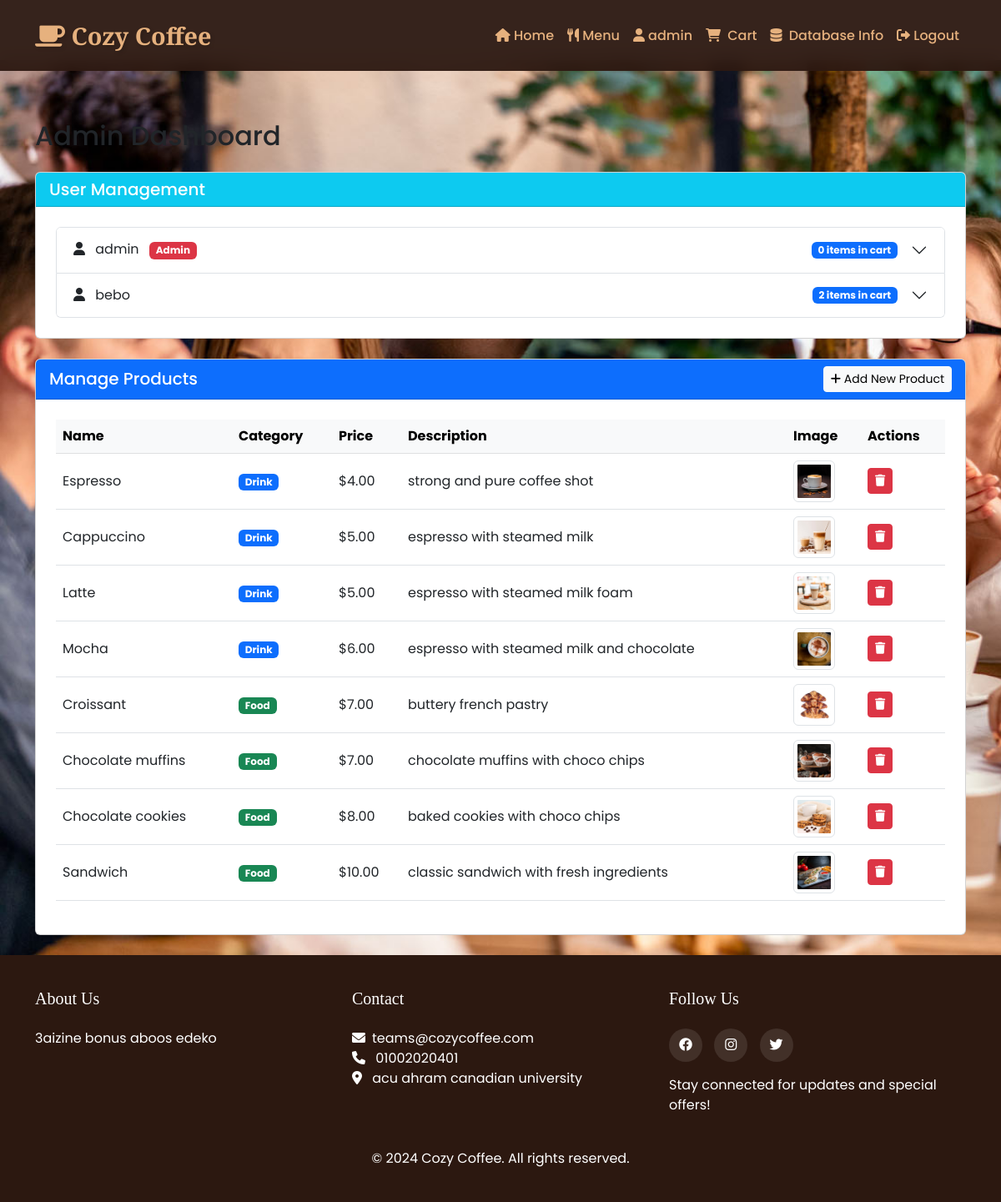
The page /admin (signed in) on the database its author committed.
### app.py (models this page shows, shortened)
class User(UserMixin, db.Model):
    id = db.Column(db.Integer, primary_key=True)
    username = db.Column(db.String(80), unique=True, nullable=False)
    email = db.Column(db.String(120), unique=True, nullable=False)
    password = db.Column(db.String(120))
    is_admin = db.Column(db.Boolean, default=False)
    cart_items = db.relationship('CartItem', backref='user', lazy=True)

class Product(db.Model):
    id = db.Column(db.Integer, primary_key=True)
    name = db.Column(db.String(100), nullable=False)
    price = db.Column(db.Float, nullable=False)
    description = db.Column(db.String(200))
    image_url = db.Column(db.String(200))
    category = db.Column(db.String(50), nullable=False, default='drink')  # 'drink' or 'food'

### app.py (the view)
@app.route('/admin')
@login_required
def admin():
    if not current_user.is_authenticated or not current_user.is_admin:
        abort(403)  # Forbidden
    users = User.query.all()
    products = Product.query.all()
    cart_items = CartItem.query.all()
    return render_template('admin.html',
                         users=users,
                         products=products,
                         cart_items=cart_items)

### app.py (called while the page is built)
@app.before_request
def clear_session():
    if not request.endpoint:
        return
    if not current_user.is_authenticated:
        session.clear()
    session.permanent = False

@login_manager.user_loader
def load_user(user_id):
    return User.query.get(int(user_id))

### templates/admin.html (shortened to what this page needs)
{% extends "base.html" %}
{% block content %}
<div class="container mt-5 pt-4">
    <h2 class="mb-4">Admin Dashboard</h2>
    <div class="card mb-4">
        <div class="card-header bg-info text-white">
            <h3 class="h5 mb-0">User Management</h3>
        </div>
        <div class="card-body">
            <div class="accordion" id="usersAccordion">
                {% for user in users %}
                <div class="accordion-item">
                    <h2 class="accordion-header" id="user-heading-{{ user.id }}">
                        <button class="accordion-button collapsed" type="button"
                                data-bs-toggle="collapse"
                                data-bs-target="#user-collapse-{{ user.id }}">
                            <div class="d-flex justify-content-between align-items-center w-100 me-3">
                                <span>
                                    <i class="fas fa-user me-2"></i>
                                    {{ user.username }}
                                    {% if user.is_admin %}
                                        <span class="badge bg-danger ms-2">Admin</span>
                                    {% endif %}
                                </span>
                                <span class="badge bg-primary">{{ user.cart_items|length }} items in cart</span>
                            </div>
                        </button>
                    </h2>
                </div>
                {% endfor %}
            </div>
        </div>
    </div>
    <div class="card mb-4">
        <div class="card-header bg-primary text-white d-flex justify-content-between align-items-center">
            <h3 class="h5 mb-0">Manage Products</h3>
            <button type="button" class="btn btn-light btn-sm" data-bs-toggle="modal" data-bs-target="#addProductModal">
                <i class="fas fa-plus"></i> Add New Product
            </button>
        </div>
        <div class="card-body">
            <div class="table-responsive">
                <table class="table table-hover">
                    <thead class="table-light">
                        <tr>
                            <th>Name</th>
                            <th>Category</th>
                            <th>Price</th>
                            <th>Description</th>
                            <th>Image</th>
                            <th>Actions</th>
                        </tr>
                    </thead>
                    <tbody>
                        {% for product in products %}
                        <tr>
                            <td class="align-middle">{{ product.name }}</td>
                            <td class="align-middle">
                                <span class="badge bg-{{ 'primary' if product.category == 'drink' else 'success' }}">
                                    {{ product.category|title }}
                                </span>
                            </td>
                            <td class="align-middle">${{ "%.2f"|format(product.price) }}</td>
                            <td class="align-middle">{{ product.description }}</td>
                            <td class="align-middle">
                                <img src="{{ product.image_url }}" alt="{{ product.name }}"
                                     class="img-thumbnail" style="height: 50px; width: 50px; object-fit: cover;">
                            </td>
                            <td class="align-middle">
                                <form action="{{ url_for('delete_product', product_id=product.id) }}"
                                      method="POST" class="d-inline"
                                      onsubmit="return confirm('Are you sure you want to delete {{ product.name }}?');">
                                    <button type="submit" class="btn btn-danger btn-sm">
                                        <i class="fas fa-trash"></i>
                                    </button>
                                </form>
                            </td>
                        </tr>
                        {% endfor %}
                    </tbody>
                </table>
            </div>
        </div>
    </div>
</div>
{% endblock %}

### templates/base.html (shortened to what this page needs)
<!DOCTYPE html>
<html lang="en" class="h-100">
<head>
    <link href="https://cdn.jsdelivr.net/npm/bootstrap@5.3.0/dist/css/bootstrap.min.css" rel="stylesheet">
    <link rel="stylesheet" href="https://cdnjs.cloudflare.com/ajax/libs/font-awesome/6.0.0/css/all.min.css">
    <link rel="stylesheet" href="{{ url_for('static', filename='css/style.css') }}">
</head>
<body class="d-flex flex-column h-100">
    <nav class="navbar navbar-expand-lg navbar-dark fixed-top">
        <div class="container">
            <a class="navbar-brand" href="{{ url_for('home') }}">
                <i class="fas fa-coffee"></i> Cozy Coffee
            </a>
            <div class="collapse navbar-collapse" id="navbarNav">
                <ul class="navbar-nav ms-auto">
                    <li class="nav-item">
                        <a class="nav-link" href="{{ url_for('home') }}">
                            <i class="fas fa-home"></i> Home
                        </a>
                    </li>
                    <li class="nav-item">
                        <a class="nav-link" href="{{ url_for('menu') }}">
                            <i class="fas fa-utensils"></i> Menu
                        </a>
                    </li>
                    {% if current_user.is_authenticated %}
                        <li class="nav-item">
                            <span class="nav-link text-warning">
                                <i class="fas fa-user"></i> {{ current_user.username }}
                            </span>
                        </li>
                        <li class="nav-item">
                            <a class="nav-link" href="{{ url_for('cart') }}">
                                <i class="fas fa-shopping-cart me-1"></i> Cart
                            </a>
                        </li>
                        {% if current_user.is_admin %}
                        <li class="nav-item">
                            <a class="nav-link" href="{{ url_for('admin') }}">
                                <i class="fas fa-database me-1"></i> Database Info
                            </a>
                        </li>
                        {% endif %}
                        <li class="nav-item">
                            <a class="nav-link" href="{{ url_for('logout') }}">
                                <i class="fas fa-sign-out-alt"></i> Logout
                            </a>
                        </li>
                    {% endif %}
                </ul>
            </div>
        </div>
    </nav>
    <div class="container mt-5 pt-4">
    </div>
    <main class="flex-shrink-0">
        {% block content %}{% endblock %}
    </main>
    <footer class="footer mt-auto">
        <div class="container">
            <div class="row">
                <div class="col-md-4">
                    <h5>About Us</h5>
                    <p>3aizine bonus aboos edeko</p>
                </div>
                <div class="col-md-4">
                    <h5>Contact</h5>
                    <p>
                        <i class="fas fa-envelope me-2"></i>teams@cozycoffee.com<br>
                        <i class="fas fa-phone me-2"></i> 01002020401<br>
                        <i class="fas fa-map-marker-alt me-2"></i> acu ahram canadian university
                    </p>
                </div>
                <div class="col-md-4">
                    <h5>Follow Us</h5>
                    <div class="social-links">
                        <a href="#" class="text-white"><i class="fab fa-facebook"></i></a>
                        <a href="#" class="text-white"><i class="fab fa-instagram"></i></a>
                        <a href="#" class="text-white"><i class="fab fa-twitter"></i></a>
                    </div>
                    <p class="mt-3">Stay connected for updates and special offers!</p>
                </div>
            </div>
            <div class="row mt-4">
                <div class="col-12 text-center">
                    <p class="mb-0">&copy; 2024 Cozy Coffee. All rights reserved.</p>
                </div>
            </div>
        </div>
    </footer>
</body>
</html>

### static/css/style.css (style rules this page uses)
body { font-family: 'Poppins', sans-serif; background-color: #faf6f1; min-height: 100vh; display: flex; flex-direction: column; }
main { flex: 1 0 auto; background-image: url(../images/backg.jpg); background-repeat: no-repeat; background-size: cover; }
.navbar { background: rgba(44, 24, 16, 0.95); backdrop-filter: blur(10px); transition: all 0.3s ease; padding: 1rem 0; }
.navbar-brand { font-family: 'Playfair Display', serif; font-weight: 700; color: #e6b17e !important; text-shadow: 2px 2px 4px rgba(0, 0, 0, 0.2); }
.nav-link { color: #e6b17e !important; font-weight: 500; transition: all 0.3s ease; position: relative; }
.nav-link:after { content: ''; position: absolute; width: 0; height: 2px; background: #e6b17e; bottom: 0; left: 50%; transform: translateX(-50%); transition: width 0.3s ease; }
.card-body { padding: 1.5rem; border-radius: 20px; }
.footer { background-color: #2c1810; color: #e6b17e; padding: 60px 0 30px; position: relative; overflow: hidden; flex-shrink: 0; margin-top: auto; }
.footer:before { content: ''; position: absolute; top: 0; left: 0; right: 0; bottom: 0; background: url('/static/images/pattern.png'); opacity: 0.05; pointer-events: none; }
.footer h5 { font-family: 'Playfair Display', serif; color: #fff; margin-bottom: 1.5rem; }
.social-links a { display: inline-block; width: 40px; height: 40px; line-height: 40px; text-align: center; background: rgba(255, 255, 255, 0.1); border-radius: 50%; margin-right: 10px; transition: all 0.3s ease; }

### templates/base.html (style rules this page uses)
.navbar-brand { font-family: 'Playfair Display', serif; font-size: 1.8rem; }
.footer { background-color: #2c1810; color: white; padding: 40px 0; }

### rows shown on the page
User: username "admin", is_admin "Admin", cart_items|length "0"
User: username "bebo", cart_items|length "2"
Product: name "Espresso", category "Drink", price "4.00", description "strong and pure coffee shot", image_url (picture)
Product: name "Cappuccino", category "Drink", price "5.00", description "espresso with steamed milk", image_url (picture)
Product: name "Latte", category "Drink", price "5.00", description "espresso with steamed milk foam", image_url (picture)
Product: name "Mocha", category "Drink", price "6.00", description "espresso with steamed milk and chocolate", image_url (picture)
Product: name "Croissant", category "Food", price "7.00", description "buttery french pastry", image_url (picture)
Product: name "Chocolate muffins", category "Food", price "7.00", description "chocolate muffins with choco chips", image_url (picture)
Product: name "Chocolate cookies", category "Food", price "8.00", description "baked cookies with choco chips", image_url (picture)
Product: name "Sandwich", category "Food", price "10.00", description "classic sandwich with fresh ingredients", image_url (picture)
